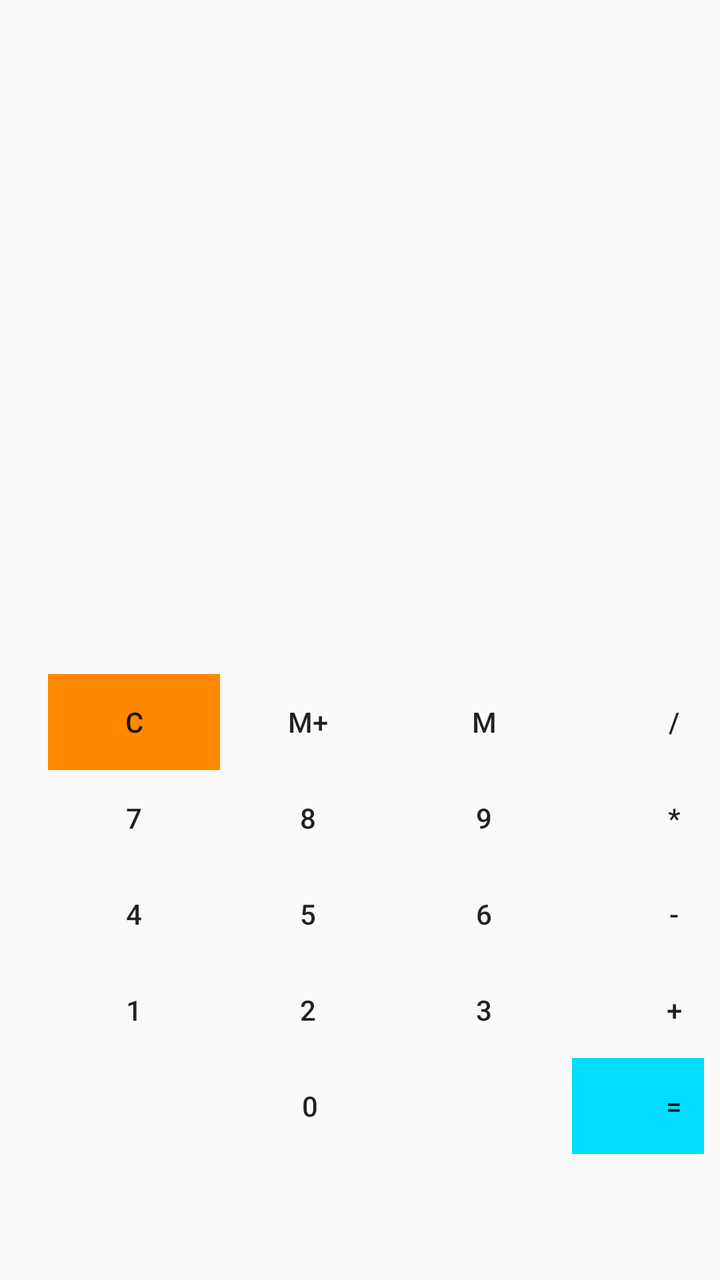
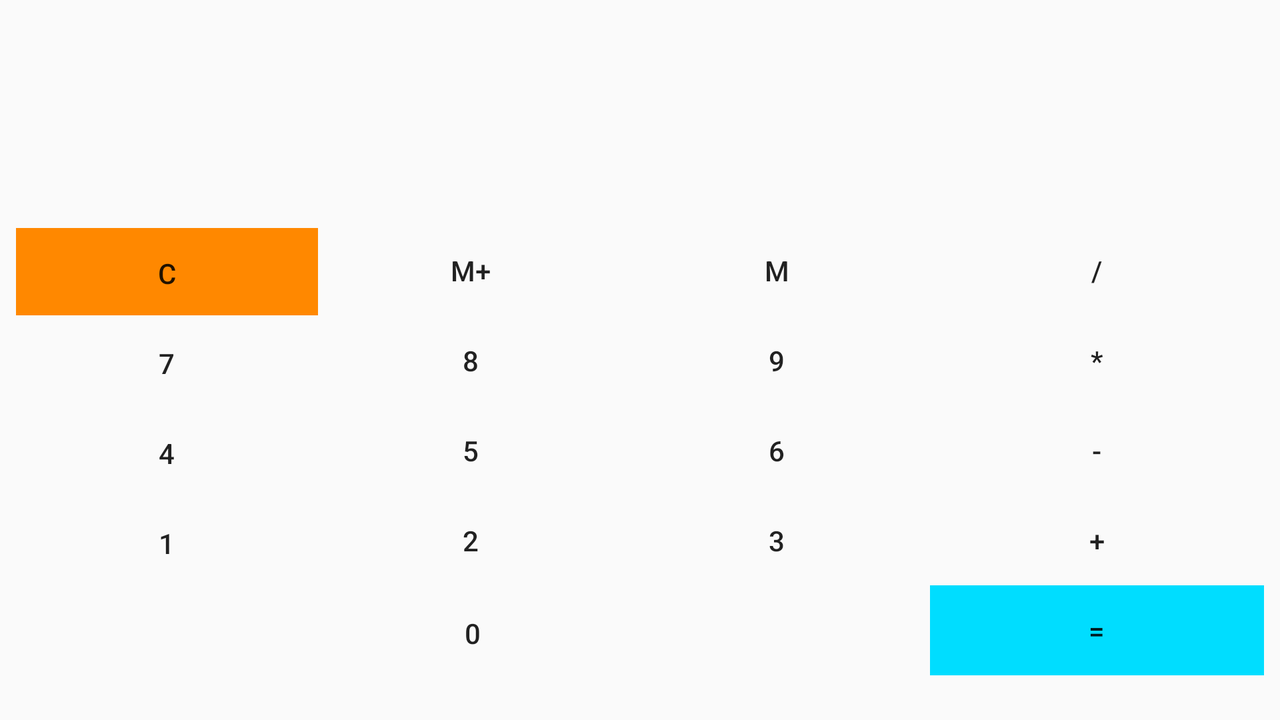

An Android layout and its configuration variant, each rendered on a device that would load it. The default file and the variant file are quoted in full after the pictures.
<!-- AndroidManifest.xml: application theme AppTheme -->
<!-- res/layout/activity_main.xml -->
<?xml version="1.0" encoding="utf-8"?>
<android.support.constraint.ConstraintLayout xmlns:android="http://schemas.android.com/apk/res/android"
    xmlns:app="http://schemas.android.com/apk/res-auto"
    xmlns:tools="http://schemas.android.com/tools"
    android:layout_width="match_parent"
    android:layout_height="match_parent"
    tools:context="com.example.studente.calcolatrice20.MainActivity">

    <TableLayout
        android:id="@+id/tableLayout"
        android:layout_width="0dp"
        android:layout_height="279dp"
        android:layout_marginBottom="24dp"
        android:layout_marginEnd="8dp"
        android:layout_marginStart="24dp"
        app:layout_constraintBottom_toBottomOf="parent"
        app:layout_constraintEnd_toEndOf="parent"
        app:layout_constraintHorizontal_bias="0.0"
        app:layout_constraintStart_toStartOf="parent">

        <TableRow
            android:layout_width="match_parent"
            android:layout_height="match_parent">

            <Button
                android:id="@+id/buttonCancella"
                style="@style/Widget.AppCompat.Button.Borderless"
                android:layout_width="76dp"
                android:layout_height="wrap_content"
                android:background="@android:color/holo_orange_dark"
                android:text="C"
                tools:layout_editor_absoluteX="28dp"
                tools:layout_editor_absoluteY="308dp" />

            <Button
                android:id="@+id/buttonMemoriaPiu"
                style="@style/Widget.AppCompat.Button.Borderless"
                android:layout_width="wrap_content"
                android:layout_height="wrap_content"
                android:text="M+"
                tools:layout_editor_absoluteX="94dp"
                tools:layout_editor_absoluteY="65dp" />

            <Button
                android:id="@+id/buttonMemoria"
                style="@style/Widget.AppCompat.Button.Borderless"
                android:layout_width="wrap_content"
                android:layout_height="wrap_content"
                android:text="M"
                tools:layout_editor_absoluteX="117dp"
                tools:layout_editor_absoluteY="38dp" />

            <Button
                android:id="@+id/buttonDivisione"
                style="@style/Widget.AppCompat.Button.Borderless"
                android:layout_width="wrap_content"
                android:layout_height="wrap_content"
                android:text="/"
                tools:layout_editor_absoluteX="261dp"
                tools:layout_editor_absoluteY="68dp" />
        </TableRow>


        <TableRow
            android:layout_width="match_parent"
            android:layout_height="match_parent">

            <Button
                android:id="@+id/button7"
                style="@style/Widget.AppCompat.Button.Borderless"
                android:layout_width="86dp"
                android:layout_height="wrap_content"
                android:text="7"
                tools:layout_editor_absoluteX="28dp"
                tools:layout_editor_absoluteY="308dp" />

            <Button
                android:id="@+id/button8"
                style="@style/Widget.AppCompat.Button.Borderless"
                android:layout_width="wrap_content"
                android:layout_height="wrap_content"
                android:text="8"
                tools:layout_editor_absoluteX="116dp"
                tools:layout_editor_absoluteY="316dp" />

            <Button
                android:id="@+id/button9"
                style="@style/Widget.AppCompat.Button.Borderless"
                android:layout_width="wrap_content"
                android:layout_height="wrap_content"
                android:text="9"
                tools:layout_editor_absoluteX="204dp"
                tools:layout_editor_absoluteY="318dp" />

            <Button
                android:id="@+id/buttonPer"
                style="@style/Widget.AppCompat.Button.Borderless"
                android:layout_width="wrap_content"
                android:layout_height="wrap_content"
                android:text="*"
                tools:layout_editor_absoluteX="261dp"
                tools:layout_editor_absoluteY="68dp" />
        </TableRow>

        <TableRow
            android:layout_width="match_parent"
            android:layout_height="match_parent">

            <Button
                android:id="@+id/button4"
                style="@style/Widget.AppCompat.Button.Borderless"
                android:layout_width="75dp"
                android:layout_height="wrap_content"
                android:text="4"
                tools:layout_editor_absoluteX="28dp"
                tools:layout_editor_absoluteY="368dp" />

            <Button
                android:id="@+id/button5"
                style="@style/Widget.AppCompat.Button.Borderless"
                android:layout_width="76dp"
                android:layout_height="wrap_content"
                android:text="5"
                tools:layout_editor_absoluteX="103dp"
                tools:layout_editor_absoluteY="366dp" />

            <Button
                android:id="@+id/button6"
                style="@style/Widget.AppCompat.Button.Borderless"
                android:layout_width="wrap_content"
                android:layout_height="wrap_content"
                android:text="6"
                tools:layout_editor_absoluteX="181dp"
                tools:layout_editor_absoluteY="366dp" />

            <Button
                android:id="@+id/buttonMeno"
                style="@style/Widget.AppCompat.Button.Borderless"
                android:layout_width="wrap_content"
                android:layout_height="wrap_content"
                android:text="-"
                tools:layout_editor_absoluteX="220dp"
                tools:layout_editor_absoluteY="51dp" />
        </TableRow>

        <TableRow
            android:layout_width="match_parent"
            android:layout_height="match_parent">

            <Button
                android:id="@+id/button1"
                style="@style/Widget.AppCompat.Button.Borderless"
                android:layout_width="75dp"
                android:layout_height="wrap_content"
                android:text="1"
                tools:layout_editor_absoluteX="28dp"
                tools:layout_editor_absoluteY="416dp" />

            <Button
                android:id="@+id/button2"
                style="@style/Widget.AppCompat.Button.Borderless"
                android:layout_width="78dp"
                android:layout_height="wrap_content"
                android:text="2"
                tools:layout_editor_absoluteX="103dp"
                tools:layout_editor_absoluteY="416dp" />

            <Button
                android:id="@+id/button3"
                style="@style/Widget.AppCompat.Button.Borderless"
                android:layout_width="80dp"
                android:layout_height="wrap_content"
                android:text="3"
                tools:layout_editor_absoluteX="181dp"
                tools:layout_editor_absoluteY="416dp" />

            <Button
                android:id="@+id/buttonPiu"
                style="@style/Widget.AppCompat.Button.Borderless"
                android:layout_width="101dp"
                android:layout_height="wrap_content"
                android:text="+"
                tools:layout_editor_absoluteX="129dp"
                tools:layout_editor_absoluteY="54dp" />

        </TableRow>

        <TableRow
            android:layout_width="match_parent"
            android:layout_height="match_parent"
            android:orientation="vertical">

            <Button
                android:id="@+id/button0"
                style="@style/Widget.AppCompat.Button.Borderless"
                android:layout_width="wrap_content"
                android:layout_height="wrap_content"
                android:layout_span="3"
                android:text="0"
                tools:layout_editor_absoluteX="148dp"
                tools:layout_editor_absoluteY="42dp" />

            <Button
                android:id="@+id/buttonUguale"
                style="@style/Widget.AppCompat.Button.Borderless"
                android:layout_width="102dp"
                android:layout_height="wrap_content"
                android:background="@android:color/holo_blue_bright"
                android:text="="
                tools:layout_editor_absoluteX="79dp"
                tools:layout_editor_absoluteY="56dp" />

        </TableRow>
    </TableLayout>

</android.support.constraint.ConstraintLayout>
<!-- resources referenced by this layout -->
<resources>
  <style name="AppTheme" parent="Theme.AppCompat.Light.DarkActionBar">
          
          <item name="colorPrimary">@color/colorPrimary</item>
          <item name="colorPrimaryDark">@color/colorPrimaryDark</item>
          <item name="colorAccent">@color/colorAccent</item>
      </style>
</resources>
<!-- res/layout-land/activity_main.xml (the repository's variant of the layout above) -->
<!-- drawn on the phone turned sideways -->
<?xml version="1.0" encoding="utf-8"?>
<android.support.constraint.ConstraintLayout xmlns:android="http://schemas.android.com/apk/res/android"
    xmlns:app="http://schemas.android.com/apk/res-auto"
    xmlns:tools="http://schemas.android.com/tools"
    android:layout_width="match_parent"
    android:layout_height="match_parent"
    tools:context="com.example.studente.calcolatrice20.MainActivity">

    <TableLayout
        android:id="@+id/tableLayout"
        android:layout_width="0dp"
        android:layout_height="335dp"
        android:layout_marginEnd="8dp"
        android:layout_marginStart="8dp"
        android:layout_marginTop="200dp"
        android:stretchColumns="*"
        app:layout_constraintBottom_toBottomOf="parent"
        app:layout_constraintEnd_toEndOf="parent"
        app:layout_constraintHorizontal_bias="0.0"
        app:layout_constraintStart_toStartOf="parent"
        app:layout_constraintTop_toTopOf="parent">

        <TableRow
            android:layout_width="match_parent"
            android:layout_height="match_parent">

            <Button
                android:id="@+id/buttonCancella"
                style="@style/Widget.AppCompat.Button.Borderless"
                android:layout_width="76dp"
                android:layout_height="45dp"
                android:background="@android:color/holo_orange_dark"
                android:text="C"
                tools:layout_editor_absoluteX="28dp"
                tools:layout_editor_absoluteY="308dp" />

            <Button
                android:id="@+id/buttonMemoriaPiu"
                style="@style/Widget.AppCompat.Button.Borderless"
                android:layout_width="wrap_content"
                android:layout_height="match_parent"
                android:text="M+"
                tools:layout_editor_absoluteX="94dp"
                tools:layout_editor_absoluteY="65dp" />

            <Button
                android:id="@+id/buttonMemoria"
                style="@style/Widget.AppCompat.Button.Borderless"
                android:layout_width="wrap_content"
                android:layout_height="match_parent"
                android:text="M"
                tools:layout_editor_absoluteX="117dp"
                tools:layout_editor_absoluteY="38dp" />

            <Button
                android:id="@+id/buttonDivisione"
                style="@style/Widget.AppCompat.Button.Borderless"
                android:layout_width="wrap_content"
                android:layout_height="match_parent"
                android:text="/"
                tools:layout_editor_absoluteX="261dp"
                tools:layout_editor_absoluteY="68dp" />
        </TableRow>


        <TableRow
            android:layout_width="match_parent"
            android:layout_height="match_parent">

            <Button
                android:id="@+id/button7"
                style="@style/Widget.AppCompat.Button.Borderless"
                android:layout_width="86dp"
                android:layout_height="45dp"
                android:text="7"
                tools:layout_editor_absoluteX="28dp"
                tools:layout_editor_absoluteY="308dp" />

            <Button
                android:id="@+id/button8"
                style="@style/Widget.AppCompat.Button.Borderless"
                android:layout_width="wrap_content"
                android:layout_height="match_parent"
                android:text="8"
                tools:layout_editor_absoluteX="116dp"
                tools:layout_editor_absoluteY="316dp" />

            <Button
                android:id="@+id/button9"
                style="@style/Widget.AppCompat.Button.Borderless"
                android:layout_width="wrap_content"
                android:layout_height="match_parent"
                android:text="9"
                tools:layout_editor_absoluteX="204dp"
                tools:layout_editor_absoluteY="318dp" />

            <Button
                android:id="@+id/buttonPer"
                style="@style/Widget.AppCompat.Button.Borderless"
                android:layout_width="wrap_content"
                android:layout_height="match_parent"
                android:text="*"
                tools:layout_editor_absoluteX="261dp"
                tools:layout_editor_absoluteY="68dp" />
        </TableRow>

        <TableRow
            android:layout_width="match_parent"
            android:layout_height="match_parent">

            <Button
                android:id="@+id/button4"
                style="@style/Widget.AppCompat.Button.Borderless"
                android:layout_width="75dp"
                android:layout_height="45dp"
                android:text="4"
                tools:layout_editor_absoluteX="28dp"
                tools:layout_editor_absoluteY="368dp" />

            <Button
                android:id="@+id/button5"
                style="@style/Widget.AppCompat.Button.Borderless"
                android:layout_width="76dp"
                android:layout_height="match_parent"
                android:text="5"
                tools:layout_editor_absoluteX="103dp"
                tools:layout_editor_absoluteY="366dp" />

            <Button
                android:id="@+id/button6"
                style="@style/Widget.AppCompat.Button.Borderless"
                android:layout_width="wrap_content"
                android:layout_height="match_parent"
                android:text="6"
                tools:layout_editor_absoluteX="181dp"
                tools:layout_editor_absoluteY="366dp" />

            <Button
                android:id="@+id/buttonMeno"
                style="@style/Widget.AppCompat.Button.Borderless"
                android:layout_width="wrap_content"
                android:layout_height="match_parent"
                android:text="-"
                tools:layout_editor_absoluteX="220dp"
                tools:layout_editor_absoluteY="51dp" />
        </TableRow>

        <TableRow
            android:layout_width="match_parent"
            android:layout_height="match_parent">

            <Button
                android:id="@+id/button1"
                style="@style/Widget.AppCompat.Button.Borderless"
                android:layout_width="75dp"
                android:layout_height="45dp"
                android:text="1"
                tools:layout_editor_absoluteX="28dp"
                tools:layout_editor_absoluteY="416dp" />

            <Button
                android:id="@+id/button2"
                style="@style/Widget.AppCompat.Button.Borderless"
                android:layout_width="78dp"
                android:layout_height="match_parent"
                android:text="2"
                tools:layout_editor_absoluteX="103dp"
                tools:layout_editor_absoluteY="416dp" />

            <Button
                android:id="@+id/button3"
                style="@style/Widget.AppCompat.Button.Borderless"
                android:layout_width="80dp"
                android:layout_height="match_parent"
                android:text="3"
                tools:layout_editor_absoluteX="181dp"
                tools:layout_editor_absoluteY="416dp" />

            <Button
                android:id="@+id/buttonPiu"
                style="@style/Widget.AppCompat.Button.Borderless"
                android:layout_width="101dp"
                android:layout_height="match_parent"
                android:text="+"
                tools:layout_editor_absoluteX="129dp"
                tools:layout_editor_absoluteY="54dp" />

        </TableRow>

        <TableRow
            android:layout_width="match_parent"
            android:layout_height="match_parent"
            android:orientation="vertical">

            <Button
                android:id="@+id/button0"
                style="@style/Widget.AppCompat.Button.Borderless"
                android:layout_width="wrap_content"
                android:layout_height="45dp"
                android:layout_span="3"
                android:text="0"
                tools:layout_editor_absoluteX="148dp"
                tools:layout_editor_absoluteY="42dp" />

            <Button
                android:id="@+id/buttonUguale"
                style="@style/Widget.AppCompat.Button.Borderless"
                android:layout_width="102dp"
                android:layout_height="match_parent"
                android:background="@android:color/holo_blue_bright"
                android:text="="
                tools:layout_editor_absoluteX="79dp"
                tools:layout_editor_absoluteY="56dp" />

        </TableRow>
    </TableLayout>

    <TextView
        android:id="@+id/editText"
        android:layout_width="304dp"
        android:layout_height="56dp"
        android:layout_marginBottom="60dp"
        android:layout_marginEnd="10dp"
        android:layout_marginStart="16dp"
        android:layout_marginTop="60dp"
        android:textColor="@android:color/background_dark"
        android:textSize="45dp"
        android:textAlignment="center"
        app:layout_constraintBottom_toTopOf="@+id/tableLayout"
        app:layout_constraintEnd_toStartOf="@+id/editText2"
        app:layout_constraintStart_toStartOf="parent"
        app:layout_constraintTop_toTopOf="parent" />

    <TextView
        android:id="@+id/editText2"
        android:layout_width="46dp"
        android:layout_height="56dp"
        android:layout_marginBottom="60dp"
        android:layout_marginEnd="24dp"
        android:layout_marginStart="10dp"
        android:layout_marginTop="60dp"
        android:textColor="@android:color/background_dark"
        android:textSize="45dp"
        android:textAlignment="center"
        app:layout_constraintBottom_toTopOf="@+id/tableLayout"
        app:layout_constraintEnd_toEndOf="parent"
        app:layout_constraintStart_toEndOf="@+id/editText"
        app:layout_constraintTop_toTopOf="parent" />

</android.support.constraint.ConstraintLayout>
